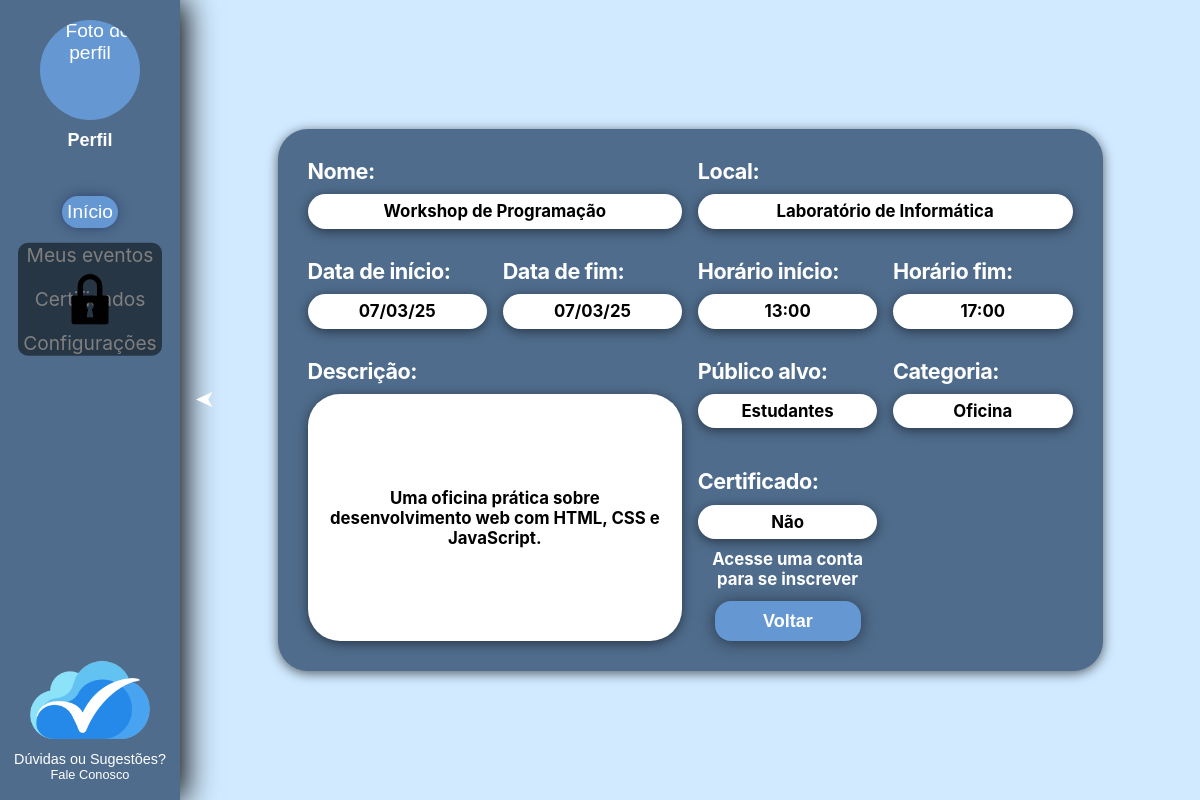
The page /PaginasPublicas/ContainerPublico.php?pagina=evento&id=1 on the database its author committed.
### tables this page shows
create table if not exists evento(
cod_evento int primary key not null,
categoria varchar(40) not null,
nome varchar(100) not null,
lugar varchar(40) not null,
descricao varchar(500),
publico_alvo varchar(100),
inicio datetime not null,
conclusao datetime not null,
duracao float,  
certificado tinyint(1) not null default 0
);

### PaginasPublicas/CartaodoEvento.php (the view, shortened to what this page needs)
<!DOCTYPE html>
<html lang="pt-br">
<head>
  <link rel="stylesheet" href="../styleGlobal.css" />
  <?php
  include_once('../BancoDados/conexao.php');
  $id_evento = isset($_GET['id']) ? (int)$_GET['id'] : 1;
  $sql = "SELECT * FROM evento WHERE cod_evento = $id_evento";
  $resultado = mysqli_query($conexao, $sql);
  if ($resultado && mysqli_num_rows($resultado) > 0) {
    $evento = mysqli_fetch_assoc($resultado);
    $data_inicio = date('d/m/y', strtotime($evento['inicio']));
    $data_fim = date('d/m/y', strtotime($evento['conclusao']));
    $hora_inicio = date('H:i', strtotime($evento['inicio']));
    $hora_fim = date('H:i', strtotime($evento['conclusao']));
  }
  $certificado = (isset($evento['certificado']) && (int)$evento['certificado'] === 1) ? 'Sim' : 'Não';
  ?>
</head>
<body>
  <div id="main-content">
    <main id="secao-detalhes-evento" class="secao-detalhes-evento">
      <div class="cartao-evento">
        <div class="corpo-cartao">
          <div class="grupo-campo campo-nome">
            <label for="event-name">Nome:</label>
            <div id="event-name" class="caixa-valor"><?php echo htmlspecialchars($evento['nome']); ?></div>
          </div>
          <div class="grupo-campo campo-local">
            <label for="event-local">Local:</label>
            <div id="event-local" class="caixa-valor"><?php echo htmlspecialchars($evento['lugar']); ?></div>
          </div>
          <div class="grupo-campo campo-data-inicio">
            <label for="start-date">Data de início:</label>
            <div id="start-date" class="caixa-valor"><?php echo $data_inicio; ?></div>
          </div>
          <div class="grupo-campo campo-data-fim">
            <label for="end-date">Data de fim:</label>
            <div id="end-date" class="caixa-valor"><?php echo $data_fim; ?></div>
          </div>
          <div class="grupo-campo campo-hora-inicio">
            <label for="start-time">Horário início:</label>
            <div id="start-time" class="caixa-valor"><?php echo $hora_inicio; ?></div>
          </div>
          <div class="grupo-campo campo-hora-fim">
            <label for="end-time">Horário fim:</label>
            <div id="end-time" class="caixa-valor"><?php echo $hora_fim; ?></div>
          </div>
          <div class="grupo-campo campo-descricao">
            <label for="description">Descrição:</label>
            <div id="description" class="caixa-valor caixa-descricao"><?php echo htmlspecialchars($evento['descricao']); ?></div>
          </div>
          <div class="grupo-campo campo-publico">
            <label for="audience">Público alvo:</label>
            <div id="audience" class="caixa-valor"><?php echo htmlspecialchars($evento['publico_alvo'] ?? 'Não informado'); ?></div>
          </div>
          <div class="grupo-campo campo-categoria">
            <label for="category">Categoria:</label>
            <div id="category" class="caixa-valor"><?php echo htmlspecialchars($evento['categoria']); ?></div>
          </div>
          <div class="grupo-campo campo-certificado">
            <label for="certificate">Certificado:</label>
            <div id="certificate" class="caixa-valor"><?php echo $certificado; ?></div>
            <div class="rodape-cartao">
              <p class="texto-login">Acesse uma conta para se inscrever</p>
              <button onclick="carregarPagina('inicio')" class="botao botao-voltar">Voltar</button>
            </div>
          </div>
        </div>
    </main>
  </div>
</body>
</html>

### styleGlobal.css (style rules this page uses)
:root { --branco: #FFFFFF; --preto: #000000; --botao: #6598D2; --caixas: #4F6C8C; --fundo: #D1EAFF; --cinza-escuro: #333333; --cinza-medio: #888888; --azul-escuro: #0a1449; --azul-claro: #8ad7da; --sombra-padrao: rgba(0, 0, 0, 0.6); --sombra-forte: rgba(0, 0, 0, 0.8); --sombra-leve: rgba(0, 0, 0, 0.5); }
#main-content { transition: margin-left 0.3s; margin-left: 0; }
#main-content.shifted { margin-left: clamp(180px, 15vw, 220px); }
html, body { scrollbar-width: thin; scrollbar-color: var(--botao) var(--caixas); }
*, *::before, *::after { box-sizing: border-box; margin: 0; padding: 0; }
body { margin: 0; padding: 0; font-family: 'Inter', sans-serif; background-color: var(--fundo); color: var(--branco); min-height: 100vh; display: flex; justify-content: center; align-items: center; }
.btn, .botao { border: none; cursor: pointer; border-radius: 1rem !important; box-shadow: 0rem 0.1rem 1rem var(--sombra-leve) !important; transition: transform 0.2s ease, box-shadow 0.2s ease, background-color 0.2s ease !important; will-change: transform !important; }
.Menu { position: fixed; z-index: 1000; top: 0; left: 0; height: 100vh; width: clamp(150px, 15%, 300px); background-color: var(--caixas); box-shadow: 5px 0 30px var(--preto); transform: translateX(-100%); transition: transform 0.3s ease; }
.Menu.expanded { transform: translateX(0); }
.Menu .conteudo { display: flex; flex-direction: column; align-items: center; gap: clamp(16px, 3vw, 20px); width: 100%; }
.Menu .perfil { display: flex; flex-direction: column; align-items: center; margin-bottom: clamp(24px, 4vw, 30px); margin-top: clamp(16px, 3vw, 20px); }
.Menu .perfil button { display: flex; flex-direction: column; align-items: center; }
.Menu .perfil img { width: clamp(80px, 12vw, 100px); height: clamp(80px, 12vw, 100px); border-radius: 50%; background-color: var(--botao); }
.Menu .perfil span { color: var(--branco); font-weight: bold; margin-top: clamp(8px, 1.5vw, 10px); text-align: center; max-width: 90%; font-size: clamp(0.8rem, 1.5vw, 1.5rem); overflow-wrap: break-word; word-break: break-word; }
.Menu button { color: var(--branco); font-size: clamp(1rem, 1.8vw, 1.2rem); background: none; border: none; cursor: pointer; transition: transform 0.2s cubic-bezier(.4,1.5,.5,1), box-shadow 0.35s cubic-bezier(.4,1.5,.5,1), border-radius 0.2s; }
.Menu button.ativo { background-color: var(--botao); border-radius: clamp(24px, 4vw, 30px); box-shadow: 0 0 0 clamp(3px, 0.5vw, 5px) var(--botao), 0 0 clamp(12px, 2.5vw, 16px) 0 var(--azul-escuro); }
.Menu .rodape { position: absolute; bottom: clamp(8px, 1.5vw, 10px); left: 0; right: 0; margin-left: auto; margin-right: auto; text-align: center; display: flex; flex-direction: column; align-items: center; justify-content: center; padding: clamp(6px, 1.2vw, 8px); border-radius: clamp(8px, 1.5vw, 10px); background-color: var(--caixas); width: fit-content; }
.Menu .rodape img { width: clamp(50px, 8em, 150px); display: block; }
.Menu .rodape div { color: var(--branco); font-size: clamp(0.5rem, 1.3vw, 0.9rem); margin-top: clamp(8px, 1.5vw, 10px); white-space: nowrap; }
.Menu .rodape p { color: var(--branco); font-size: clamp(0.6rem, 1.1vw, 0.8rem); }

### rows shown on the page
evento: nome "Workshop de Programação", lugar "Laboratório de Informática", inicio "07/03/25", conclusao "07/03/25", inicio "13:00", conclusao "17:00", descricao "Uma oficina prática sobre desenvolvimento web com HTML, CSS e JavaScript.", publico_alvo "Estudantes", categoria "Oficina", certificado "Não"
